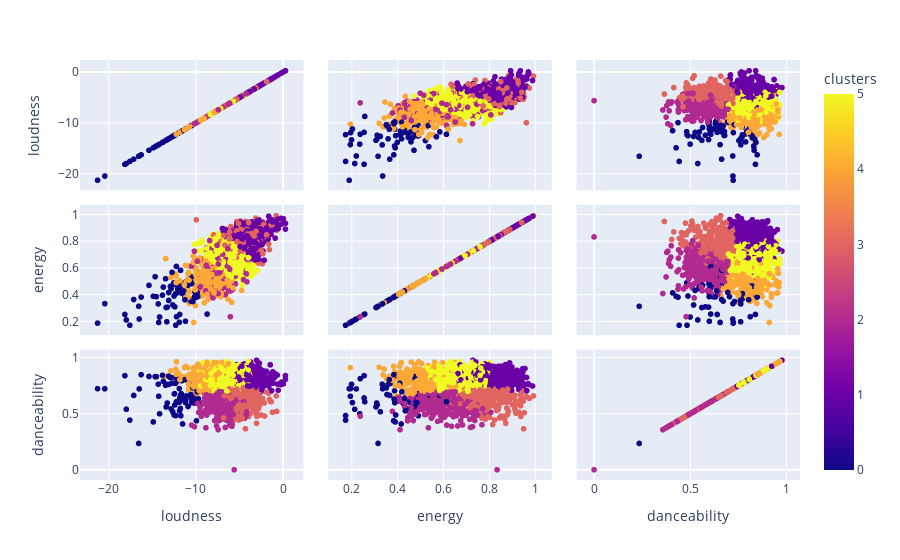

Notebook source saved alongside this figure:
### Code cell
fig = px.scatter_matrix(df,
    dimensions=['loudness', 'energy', 'danceability'],color='clusters',hover_name='track_name', height=800)
fig.show()

### Figure 1 — Plotly figure (JSON) as saved in the notebook; plotly's stock layout.template omitted (floating-point values rounded to 4 significant figures; data arrays with more than 128 entries replaced by an {"elided": "..."} marker saying what was removed)
{"data": [{"dimensions": [{"axis": {"matches": true}, "label": "loudness", "values": {"elided": "1874 float values"}}, {"axis": {"matches": true}, "label": "energy", "values": {"elided": "1874 float values"}}, {"axis": {"matches": true}, "label": "danceability", "values": {"elided": "1874 float values"}}], "hovertemplate": "<b>%{hovertext}</b><br><br>%{xaxis.title.text}=%{x}<br>%{yaxis.title.text}=%{y}<br>clusters=%{marker.color}<extra></extra>", "hovertext": {"elided": "1874 str values"}, "legendgroup": "", "marker": {"color": {"elided": "1874 int values"}, "coloraxis": "coloraxis", "symbol": "circle"}, "name": "", "showlegend": false, "type": "splom"}], "layout": {"autosize": true, "coloraxis": {"colorbar": {"title": {"text": "clusters"}}, "colorscale": [[0, "#0d0887"], [0.1111, "#46039f"], [0.2222, "#7201a8"], [0.3333, "#9c179e"], [0.4444, "#bd3786"], [0.5556, "#d8576b"], [0.6667, "#ed7953"], [0.7778, "#fb9f3a"], [0.8889, "#fdca26"], [1, "#f0f921"]]}, "dragmode": "select", "legend": {"tracegroupgap": 0}, "margin": {"t": 60}, "xaxis": {"autorange": true, "range": [-22.98, 2.026], "type": "linear"}, "xaxis2": {"autorange": true, "range": [0.109, 1.06], "type": "linear"}, "xaxis3": {"autorange": true, "range": [-0.07738, 1.055], "type": "linear"}, "yaxis": {"autorange": true, "range": [-22.98, 2.026], "type": "linear"}, "yaxis2": {"autorange": true, "range": [0.109, 1.06], "type": "linear"}, "yaxis3": {"autorange": true, "range": [-0.07738, 1.055], "type": "linear"}}}
